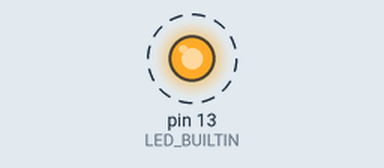
Simulated run of this sketch. Board: Arduino Uno, built with avr-gcc and run on an emulated ATmega328P. On the bench: output pins drawn as LEDs (lit = HIGH). Dashed ring = blinking.

Above: at 0.12 s.
Timing chart, 0 to 3.0 s (numbered marks = the images above):
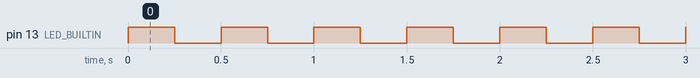

The sketch:

timer.ino
```cpp
void setup() {
  cli();
  TCCR1A = 0;
  TCCR1B = 0;
  TCNT1 = 0;
  // (16*10^6) / (4*1024) - 1
  OCR1A = 3905;
  // clear timer on compare
  TCCR1B = TCCR1B | (1 << WGM12);
  // 1024 prescaler
  TCCR1B = TCCR1B | (1 << CS12) | (1 << CS10);
  // timer compare interrupt
  TIMSK1 = TIMSK1 | (1 << OCIE1A);
  pinMode(LED_BUILTIN, OUTPUT);
  sei();
}

ISR(TIMER1_COMPA_vect) {
  digitalWrite(LED_BUILTIN, !digitalRead(LED_BUILTIN));
}

void loop() {
}
```

Measured:
- by itself, pin 13 (LED_BUILTIN): alternates HIGH for 0.25 s and LOW for 0.25 s
